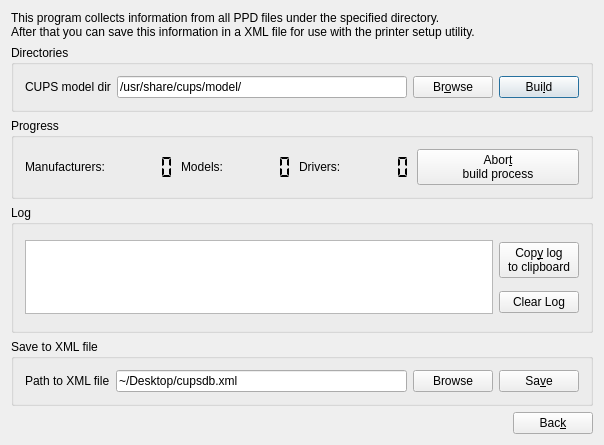
<ui version="4.0" >
 <author>Konrad Wilhelm Kleine</author>
 <class>GuiPrinterDriverToXmlBase</class>
 <widget class="QWidget" name="GuiPrinterDriverToXmlBase" >
  <property name="geometry" >
   <rect>
    <x>0</x>
    <y>0</y>
    <width>604</width>
    <height>445</height>
   </rect>
  </property>
  <property name="windowTitle" >
   <string>CUPS Driver 2 XML</string>
  </property>
  <layout class="QVBoxLayout" >
   <item>
    <widget class="QLabel" name="textLabel3" >
     <property name="text" >
      <string>This program collects information from all PPD files under the specified directory. 
After that you can save this information in a XML file for use with the printer setup utility.</string>
     </property>
     <property name="wordWrap" >
      <bool>false</bool>
     </property>
    </widget>
   </item>
   <item>
    <widget class="QGroupBox" name="groupBox_build" >
     <property name="title" >
      <string>Directories</string>
     </property>
     <layout class="QHBoxLayout" >
      <item>
       <layout class="QHBoxLayout" >
        <item>
         <widget class="QLabel" name="textLabel2" >
          <property name="text" >
           <string>CUPS model dir</string>
          </property>
          <property name="wordWrap" >
           <bool>false</bool>
          </property>
         </widget>
        </item>
        <item>
         <widget class="QLineEdit" name="editCupsModelDir" >
          <property name="text" >
           <string>/usr/share/cups/model/</string>
          </property>
          <property name="readOnly" >
           <bool>false</bool>
          </property>
         </widget>
        </item>
        <item>
         <widget class="QPushButton" name="buttonBrowseCupsDir" >
          <property name="text" >
           <string>Br&amp;owse</string>
          </property>
          <property name="shortcut" >
           <string>Alt+O</string>
          </property>
         </widget>
        </item>
        <item>
         <widget class="QPushButton" name="buttonBuild" >
          <property name="text" >
           <string>Bui&amp;ld</string>
          </property>
          <property name="shortcut" >
           <string>Alt+L</string>
          </property>
          <property name="default" >
           <bool>true</bool>
          </property>
          <property name="flat" >
           <bool>false</bool>
          </property>
         </widget>
        </item>
       </layout>
      </item>
     </layout>
    </widget>
   </item>
   <item>
    <widget class="QGroupBox" name="groupBox_progress" >
     <property name="title" >
      <string>Progress</string>
     </property>
     <layout class="QHBoxLayout" >
      <item>
       <layout class="QHBoxLayout" >
        <item>
         <widget class="QLabel" name="textLabel1_3" >
          <property name="text" >
           <string>Manufacturers:</string>
          </property>
          <property name="wordWrap" >
           <bool>false</bool>
          </property>
         </widget>
        </item>
        <item>
         <widget class="QLCDNumber" name="lcdNumberManufacturers" >
          <property name="frameShape" >
           <enum>QFrame::NoFrame</enum>
          </property>
          <property name="segmentStyle" >
           <enum>QLCDNumber::Flat</enum>
          </property>
         </widget>
        </item>
        <item>
         <widget class="QLabel" name="textLabel1_2" >
          <property name="text" >
           <string>Models:</string>
          </property>
          <property name="wordWrap" >
           <bool>false</bool>
          </property>
         </widget>
        </item>
        <item>
         <widget class="QLCDNumber" name="lcdNumberModels" >
          <property name="frameShape" >
           <enum>QFrame::NoFrame</enum>
          </property>
          <property name="segmentStyle" >
           <enum>QLCDNumber::Flat</enum>
          </property>
         </widget>
        </item>
        <item>
         <widget class="QLabel" name="textLabel1" >
          <property name="text" >
           <string>Drivers:</string>
          </property>
          <property name="wordWrap" >
           <bool>false</bool>
          </property>
         </widget>
        </item>
        <item>
         <widget class="QLCDNumber" name="lcdNumberDrivers" >
          <property name="frameShape" >
           <enum>QFrame::NoFrame</enum>
          </property>
          <property name="segmentStyle" >
           <enum>QLCDNumber::Flat</enum>
          </property>
         </widget>
        </item>
       </layout>
      </item>
      <item>
       <widget class="QPushButton" name="buttonAbort" >
        <property name="text" >
         <string>Abor&amp;t 
build process</string>
        </property>
        <property name="shortcut" >
         <string>Alt+T</string>
        </property>
       </widget>
      </item>
     </layout>
    </widget>
   </item>
   <item>
    <widget class="QGroupBox" name="groupBox_log" >
     <property name="sizePolicy" >
      <sizepolicy vsizetype="Expanding" hsizetype="Preferred" >
       <horstretch>0</horstretch>
       <verstretch>0</verstretch>
      </sizepolicy>
     </property>
     <property name="title" >
      <string>Log</string>
     </property>
     <layout class="QGridLayout" >
      <item rowspan="2" row="0" column="0" >
       <widget class="QTextEdit" name="textEditLog" >
        <property name="undoRedoEnabled" >
         <bool>false</bool>
        </property>
        <property name="readOnly" >
         <bool>true</bool>
        </property>
       </widget>
      </item>
      <item row="0" column="1" >
       <widget class="QPushButton" name="buttonCopyToClipboard" >
        <property name="text" >
         <string>Cop&amp;y log 
to clipboard</string>
        </property>
        <property name="shortcut" >
         <string>Alt+Y</string>
        </property>
       </widget>
      </item>
      <item row="1" column="1" >
       <widget class="QPushButton" name="buttonClearLog" >
        <property name="text" >
         <string>Clear Log</string>
        </property>
       </widget>
      </item>
     </layout>
    </widget>
   </item>
   <item>
    <widget class="QGroupBox" name="groupBox_save" >
     <property name="title" >
      <string>Save to XML file</string>
     </property>
     <layout class="QHBoxLayout" >
      <item>
       <layout class="QHBoxLayout" >
        <item>
         <widget class="QLabel" name="textLabel1_4" >
          <property name="text" >
           <string>Path to XML file</string>
          </property>
          <property name="wordWrap" >
           <bool>false</bool>
          </property>
         </widget>
        </item>
        <item>
         <widget class="QLineEdit" name="editSavePath" >
          <property name="text" >
           <string>~/Desktop/cupsdb.xml</string>
          </property>
          <property name="readOnly" >
           <bool>false</bool>
          </property>
         </widget>
        </item>
        <item>
         <widget class="QPushButton" name="buttonBrowseSavePath" >
          <property name="text" >
           <string>Browse</string>
          </property>
         </widget>
        </item>
        <item>
         <widget class="QPushButton" name="buttonSave" >
          <property name="text" >
           <string>Sa&amp;ve</string>
          </property>
          <property name="shortcut" >
           <string>Alt+V</string>
          </property>
         </widget>
        </item>
       </layout>
      </item>
     </layout>
    </widget>
   </item>
   <item>
    <layout class="QHBoxLayout" >
     <item>
      <spacer name="spacer6" >
       <property name="orientation" >
        <enum>Qt::Horizontal</enum>
       </property>
       <property name="sizeType" >
        <enum>QSizePolicy::Expanding</enum>
       </property>
       <property name="sizeHint" stdset="0" >
        <size>
         <width>40</width>
         <height>20</height>
        </size>
       </property>
      </spacer>
     </item>
     <item>
      <widget class="QPushButton" name="buttonBack" >
       <property name="text" >
        <string>Bac&amp;k</string>
       </property>
       <property name="shortcut" >
        <string>Alt+K</string>
       </property>
      </widget>
     </item>
    </layout>
   </item>
  </layout>
 </widget>
 <layoutdefault spacing="6" margin="11" />
 <pixmapfunction>qPixmapFromMimeSource</pixmapfunction>
 <tabstops>
  <tabstop>textEditLog</tabstop>
  <tabstop>buttonCopyToClipboard</tabstop>
  <tabstop>buttonClearLog</tabstop>
  <tabstop>editCupsModelDir</tabstop>
  <tabstop>buttonBrowseCupsDir</tabstop>
  <tabstop>buttonBuild</tabstop>
  <tabstop>buttonAbort</tabstop>
  <tabstop>editSavePath</tabstop>
  <tabstop>buttonBrowseSavePath</tabstop>
  <tabstop>buttonSave</tabstop>
  <tabstop>buttonBack</tabstop>
 </tabstops>
 <resources/>
 <connections/>
</ui>
